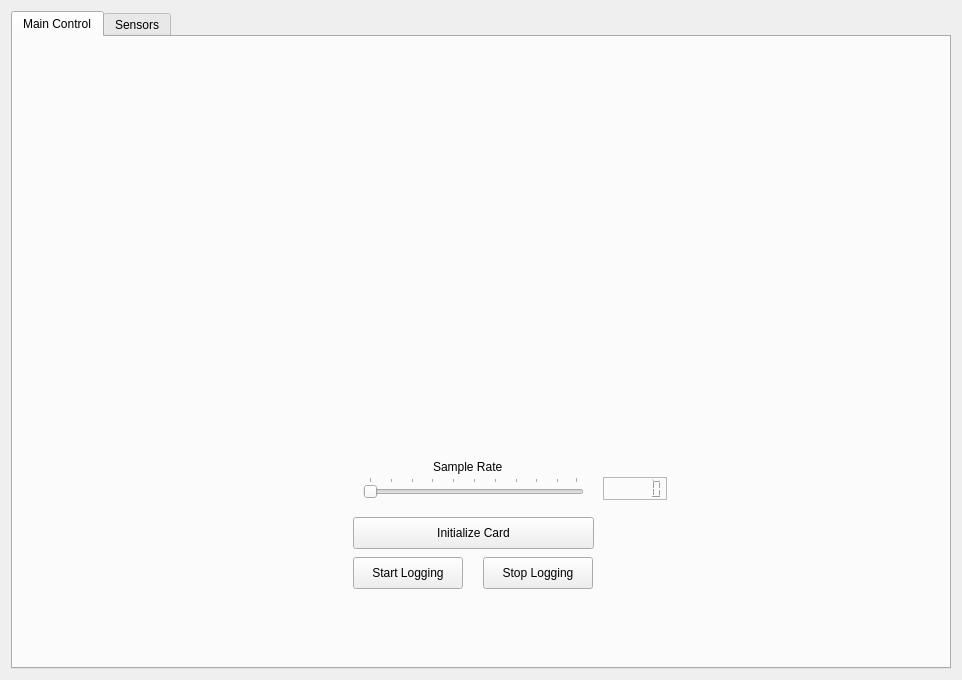
<?xml version="1.0" encoding="UTF-8"?>
<ui version="4.0">
 <class>Form</class>
 <widget class="QWidget" name="Form">
  <property name="geometry">
   <rect>
    <x>0</x>
    <y>0</y>
    <width>962</width>
    <height>680</height>
   </rect>
  </property>
  <property name="cursor">
   <cursorShape>ArrowCursor</cursorShape>
  </property>
  <property name="windowTitle">
   <string>Form</string>
  </property>
  <layout class="QGridLayout" name="gridLayout">
   <item row="0" column="0">
    <widget class="QTabWidget" name="tabs">
     <property name="currentIndex">
      <number>0</number>
     </property>
     <widget class="QWidget" name="main_tab" native="true">
      <attribute name="title">
       <string>Main Control</string>
      </attribute>
      <widget class="QPushButton" name="start_logging_button">
       <property name="geometry">
        <rect>
         <x>340</x>
         <y>520</y>
         <width>110</width>
         <height>32</height>
        </rect>
       </property>
       <property name="text">
        <string>Start Logging</string>
       </property>
      </widget>
      <widget class="QPushButton" name="stop_logging_button">
       <property name="geometry">
        <rect>
         <x>470</x>
         <y>520</y>
         <width>110</width>
         <height>32</height>
        </rect>
       </property>
       <property name="text">
        <string>Stop Logging</string>
       </property>
      </widget>
      <widget class="QPushButton" name="initialize_card_button">
       <property name="geometry">
        <rect>
         <x>340</x>
         <y>480</y>
         <width>241</width>
         <height>32</height>
        </rect>
       </property>
       <property name="text">
        <string>Initialize Card</string>
       </property>
      </widget>
      <widget class="QSlider" name="sample_rate">
       <property name="geometry">
        <rect>
         <x>350</x>
         <y>440</y>
         <width>221</width>
         <height>22</height>
        </rect>
       </property>
       <property name="minimum">
        <number>1</number>
       </property>
       <property name="maximum">
        <number>100</number>
       </property>
       <property name="tracking">
        <bool>true</bool>
       </property>
       <property name="orientation">
        <enum>Qt::Horizontal</enum>
       </property>
       <property name="invertedAppearance">
        <bool>false</bool>
       </property>
       <property name="invertedControls">
        <bool>false</bool>
       </property>
       <property name="tickPosition">
        <enum>QSlider::TicksAbove</enum>
       </property>
      </widget>
      <widget class="QLabel" name="sample_rate_label">
       <property name="geometry">
        <rect>
         <x>420</x>
         <y>420</y>
         <width>81</width>
         <height>20</height>
        </rect>
       </property>
       <property name="text">
        <string>Sample Rate</string>
       </property>
      </widget>
      <widget class="QLCDNumber" name="sample_rate_display">
       <property name="geometry">
        <rect>
         <x>590</x>
         <y>440</y>
         <width>64</width>
         <height>23</height>
        </rect>
       </property>
       <property name="frameShape">
        <enum>QFrame::StyledPanel</enum>
       </property>
       <property name="smallDecimalPoint">
        <bool>true</bool>
       </property>
      </widget>
     </widget>
     <widget class="QWidget" name="sensor_tab" native="true">
      <attribute name="title">
       <string>Sensors</string>
      </attribute>
      <widget class="QTabWidget" name="tab_sensors">
       <property name="geometry">
        <rect>
         <x>0</x>
         <y>20</y>
         <width>941</width>
         <height>631</height>
        </rect>
       </property>
       <property name="currentIndex">
        <number>0</number>
       </property>
       <widget class="QWidget" name="sensor_one_Tab">
        <attribute name="title">
         <string>Sensor One</string>
        </attribute>
        <widget class="QLineEdit" name="sensor_one_name">
         <property name="geometry">
          <rect>
           <x>10</x>
           <y>40</y>
           <width>211</width>
           <height>21</height>
          </rect>
         </property>
         <property name="text">
          <string/>
         </property>
         <property name="maxLength">
          <number>20</number>
         </property>
         <property name="cursorPosition">
          <number>0</number>
         </property>
         <property name="cursorMoveStyle">
          <enum>Qt::VisualMoveStyle</enum>
         </property>
        </widget>
        <widget class="QPushButton" name="sensor_one_setName">
         <property name="geometry">
          <rect>
           <x>220</x>
           <y>40</y>
           <width>91</width>
           <height>21</height>
          </rect>
         </property>
         <property name="text">
          <string>Set Name</string>
         </property>
        </widget>
        <widget class="QRadioButton" name="sensor_one_enable">
         <property name="geometry">
          <rect>
           <x>10</x>
           <y>70</y>
           <width>111</width>
           <height>18</height>
          </rect>
         </property>
         <property name="text">
          <string>Enable Sensor</string>
         </property>
        </widget>
       </widget>
       <widget class="QWidget" name="tab_3">
        <attribute name="title">
         <string>Sensor Two</string>
        </attribute>
       </widget>
       <widget class="QWidget" name="tab_2">
        <attribute name="title">
         <string>Sensor Three</string>
        </attribute>
       </widget>
       <widget class="QWidget" name="tab_4">
        <attribute name="title">
         <string>Sensor Four</string>
        </attribute>
       </widget>
      </widget>
     </widget>
    </widget>
   </item>
  </layout>
 </widget>
 <resources/>
 <connections>
  <connection>
   <sender>sample_rate</sender>
   <signal>valueChanged(int)</signal>
   <receiver>sample_rate_display</receiver>
   <slot>display(int)</slot>
   <hints>
    <hint type="sourcelabel">
     <x>563</x>
     <y>481</y>
    </hint>
    <hint type="destinationlabel">
     <x>621</x>
     <y>483</y>
    </hint>
   </hints>
  </connection>
 </connections>
</ui>
